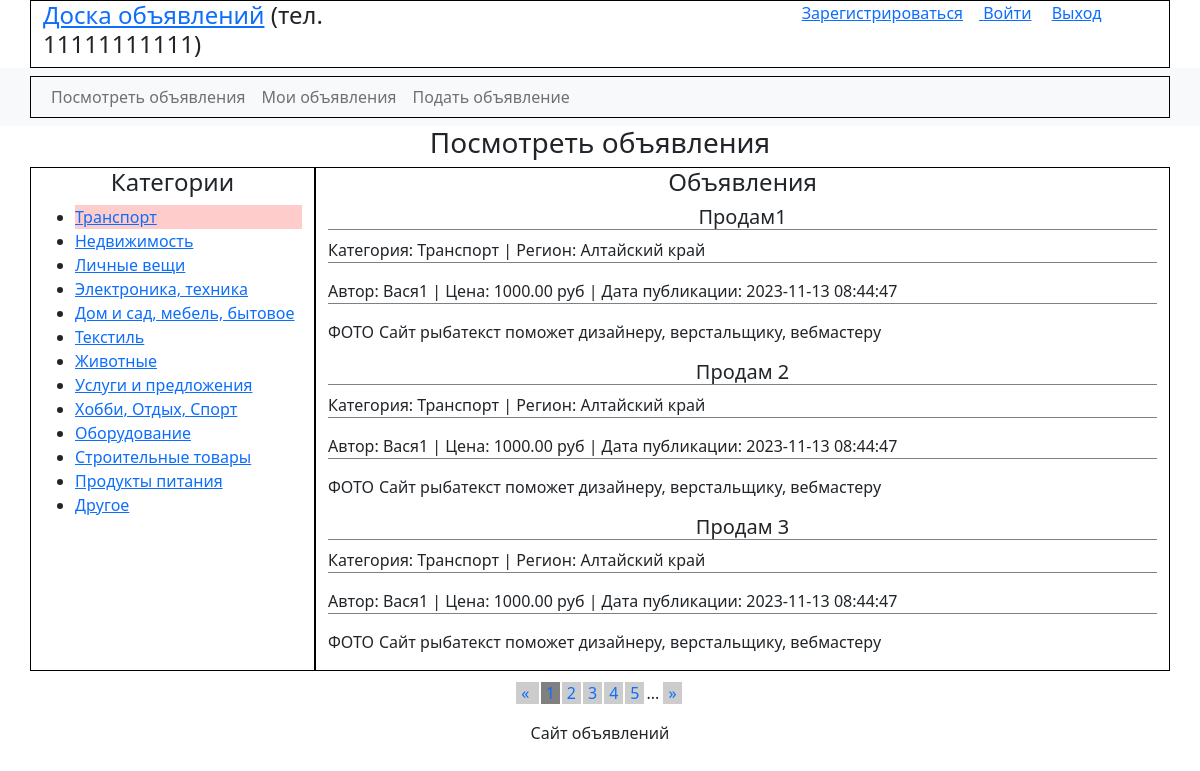
The page / on the database its author committed.
### tables this page shows
CREATE TABLE `categories` (
  `id_cat` tinyint(3) UNSIGNED NOT NULL,
  `name_cat` varchar(255) NOT NULL
);

CREATE TABLE `ads` (
  `id` int(10) UNSIGNED NOT NULL,
  `name` varchar(255) NOT NULL,
  `phone` varchar(255) NOT NULL,
  `title` varchar(255) NOT NULL,
  `text` text NOT NULL,
  `priority` timestamp NOT NULL DEFAULT CURRENT_TIMESTAMP,
  `id_user` int(10) UNSIGNED NOT NULL,
  `photo` varchar(300) NOT NULL,
  `confirm` enum('0','1') NOT NULL DEFAULT '0',
  `is_actual` enum('0','1') NOT NULL DEFAULT '1',
  `price` decimal(12,2) NOT NULL,
  `time` timestamp NOT NULL DEFAULT CURRENT_TIMESTAMP,
  `id_categories` int(11) NOT NULL,
  `id_regions` int(11) NOT NULL
);

CREATE TABLE `regions` (
  `id_region` tinyint(3) UNSIGNED NOT NULL,
  `name_region` varchar(255) NOT NULL
);

### active-link.php (called while the page is built)
<?php
if( $_GET['page'] == "look" or  $_GET['page'] == "logout" ){
$nav1_active = "active-link";}
else{$nav1_active = "";}
if($_GET['page'] == "myadv" ){ $nav2_active = "active-link";}
else{$nav2_active = "";}
if($_GET['page'] == "add" ){ $nav3_active = "active-link";}
else{$nav3_active = "";}

### output-all-ads-pagin.php (the view, shortened to what this page needs)
<?php
$sql = "SELECT * FROM categories";
$result = mysqli_query($conn, $sql);
$cat_list = "";
if( !isset($_GET['cat']) ) {$cat_link = 1;}
else {$cat_link = $_GET['cat'];}
while ( $row = mysqli_fetch_assoc($result) ) {
	if( $cat_link == $row['id_cat']) {
		$cat_active = ' class="active-link"';
	}else{ $cat_active = ''; }
 $cat_list .=  '<li' . $cat_active . '><a href="?page=look&cat=' . $row['id_cat'] . '">' . $row['name_cat'] . '</a></li>';
}
$sql = "SELECT COUNT(*) as count FROM ads WHERE id_categories = '$cat_link'";
$result = mysqli_query($conn, $sql);
$arr = mysqli_fetch_assoc($result);
$number_DB_rows = $arr['count'];
$rows_per_page = 3;
$number_of_pages = ceil($number_DB_rows/$rows_per_page);
$number_pagination = 5;
$number_left = floor($number_pagination/2);
$number_right = $number_left;
$pagin_start = 1;
$current_page = 1;
$ads_content = "";
if($number_DB_rows != "0"){
$start = ($current_page - 1) * $rows_per_page;
$sql = "SELECT ads.name, ads.title, ads.text, ads.priority, ads.photo, ads.price, ads.time, categories.name_cat, regions.name_region FROM ads, categories, regions WHERE ads.id_categories = '$cat_link' AND categories.id_cat = '$cat_link' AND ads.id_regions = regions.id_region ORDER BY priority  DESC LIMIT $start, $rows_per_page";
$result = mysqli_query($conn, $sql);
while ( $row = mysqli_fetch_assoc($result) ) {
$ads_content .=  '<h5 class="bottom-line1 center">' . $row["title"] . '</h5><p class="bottom-line1">Категория: ' . $row["name_cat"] . ' | Регион: ' . $row["name_region"] . '</p><p class="bottom-line1">Автор: ' . $row["name"] . ' | Цена: ' . $row["price"] . ' руб' . ' | Дата публикации: ' . $row["time"] . '</p><div class="bottom-line2"><p class="ads-photo">' . 'ФОТО' . '</p><p class="ads-text">' .  $row["text"] . '</p></div>';
}
$current_left = $current_page - 1;
$current_right = $number_of_pages - $current_page;
if($current_right > $number_right) {
    $next = '...';
}
if($number_of_pages > $number_pagination){
	if($current_left < $number_left) {
	   $pagin_end = $number_pagination;
	}
}else{
	$pagin_end = $number_of_pages;
	$pagin_start = 1;
	 $prev = '';
	 $next = '';
	}
}

### header.php (shortened to what this page needs)
<!doctype html>
<html lang="ru">
<head>
<link rel="stylesheet" href="bootstrap5/bootstrap.min.css" >
<link rel="stylesheet" href="styles.css" >
</head>
  <body>
<header>
<div class="container up">
  <div class="row">
        <div class="col-sm">
      <h4><a href="">Доска объявлений</a> <span id="telefon">(тел. 11111111111)</span></h4>
    </div>
    <div class="col-sm welcome">
      </div>
     <div class="col-sm">
     <a href="?page=reg">Зарегистрироваться</a>&emsp;<a href="?page=login"> Войти</a>
<?php  $root = (!empty($_SERVER['HTTPS']) ? 'https' : 'http') . '://' . $_SERVER['HTTP_HOST'] . '/';
 ?>
  &emsp;<a href="<?php echo $root . '?page=look&out=logout' ?>">Выход</a>
    </div>
  </div>
</div>
<nav class="navbar navbar-expand-lg navbar-light bg-light">
  <div class="container">
    <div class="collapse navbar-collapse" id="navbarSupportedContent">
      <ul class="navbar-nav me-auto mb-2 mb-lg-0">
        <li class="nav-item">
          <a class="nav-link <?= $nav1_active ?>" aria-current="page" href="?page=look">Посмотреть объявления</a>
        </li>
        <li class="nav-item">
          <a class="nav-link <?= $nav2_active ?>" href="?page=myadv">Мои объявления</a>
        </li>
        <li class="nav-item">
          <a class="nav-link <?= $nav3_active ?>" href="?page=add">Подать объявление</a>
        </li>
       </ul>
    </div>
  </div>
</nav>
</header>

### index.php (shortened to what this page needs)
<?php
if( empty($_GET) ) $page = "look";
else $page = $_GET['page'];
include 'connect-create-table.php';
include 'active-link.php';
if( $page == "look" ) include 'output-all-ads-pagin.php';
include 'header.php';
if( empty($_GET) ){
$page = "look";
}
else{
  $page = $_GET['page'];
}
switch ($page) {
case "look":
       include 'templates/look.php';
        break;
 }
include 'footer.php';

### templates/look.php (shortened to what this page needs)
<div class="container">
<h3 class="center">Посмотреть объявления</h3>
<div class="row  main ">
    <div class="col-md-3 sidebar">
    <h4 class="center">Категории</h4>
    <ul>
    <?=$cat_list?>
    </ul>
    </div>
    <div class="col-md-9  main-content">
    <h4 class="center">Объявления</h4>
    <?=$ads_content?>
    </div>
</div>
<div class="row">
<nav class="center ">
<ul class="pagination">
<?php if($current_page == 1) {$disabled = ' class="disabled"';} else {$disabled = '';}  ?>
<?php if($number_DB_rows == "0") {$visib1 = ' id="visib1"';} else {$visib1 = '';}  ?>
<li <?php echo $disabled . $visib1 ?> >
<a href="?page=look&cat=<?php echo $cat_link; ?>&pagin=1"><span>&laquo;</span></a>
</li>
<?php
for ($i = $pagin_start; $i <= $pagin_end; $i++){
if ($i == $current_page)  {$active = ' class="active"';} else{$active = "";}
echo "<li $active><a href=\"?page=look&cat=$cat_link&pagin=$i\">$i</a></li>";
}
echo $next;
?>
<?php if($current_page == $number_of_pages) {$disabled = ' class="disabled"';} else {$disabled = '';}  ?>
<?php if($number_DB_rows == "0") {$visib2 = ' id="visib2"';} else {$visib2 = '';}  ?>
<li <?php echo $disabled . $visib2 ?>>
    <a href="?page=look&cat=<?php echo $cat_link ?>&pagin=<?php echo $number_of_pages ?>"><span>&raquo;</span></a>
</li>
</ul>
</nav>
</div>
</div>

### footer.php (shortened to what this page needs)
<footer>
  <div class="container text-center">
 Сайт объявлений
   </div>
</footer>
</body>
</html>

### styles.css (style rules this page uses)
.active-link { background-color: #fcc; }
header div.container, .sidebar, .main-content { border: 1px solid #000; }
.welcome { color: #FF8000; font-size: 1.2em; }
.center { text-align: center; }
.bottom-line1 { border-bottom: 1px solid #808080; }
.ads-photo { max-width: 30%; float: left; padding-right: 5px; }
.pagination li { list-style-type: none; display: inline; background-color: #ccc; margin-right: 2px; }
.pagination li a { text-decoration: none; padding: 5px; }
.pagination li.active { background-color: #808080; }
.pagination { display: inline-block; padding-top: 10px; }

### rows shown on the page
categories: name_cat "Транспорт"
categories: name_cat "Недвижимость"
categories: name_cat "Личные вещи"
categories: name_cat "Электроника, техника"
categories: name_cat "Дом и сад, мебель, бытовое"
categories: name_cat "Текстиль"
categories: name_cat "Животные"
categories: name_cat "Услуги и предложения"
categories: name_cat "Хобби, Отдых, Спорт"
categories: name_cat "Оборудование"
categories: name_cat "Строительные товары"
categories: name_cat "Продукты питания"
categories: name_cat "Другое"
ads: title "Продам1", id_categories.name_cat "Транспорт", id_regions.name_region "Алтайский край", name "Вася1", price "1000.00", time "2023-11-13 08:44:47", text "Сайт рыбатекст поможет дизайнеру, верстальщику, вебмастеру"
ads: title "Продам 2", id_categories.name_cat "Транспорт", id_regions.name_region "Алтайский край", name "Вася1", price "1000.00", time "2023-11-13 08:44:47", text "Сайт рыбатекст поможет дизайнеру, верстальщику, вебмастеру"
ads: title "Продам 3", id_categories.name_cat "Транспорт", id_regions.name_region "Алтайский край", name "Вася1", price "1000.00", time "2023-11-13 08:44:47", text "Сайт рыбатекст поможет дизайнеру, верстальщику, вебмастеру"

### other values the page prints
$next "..."
